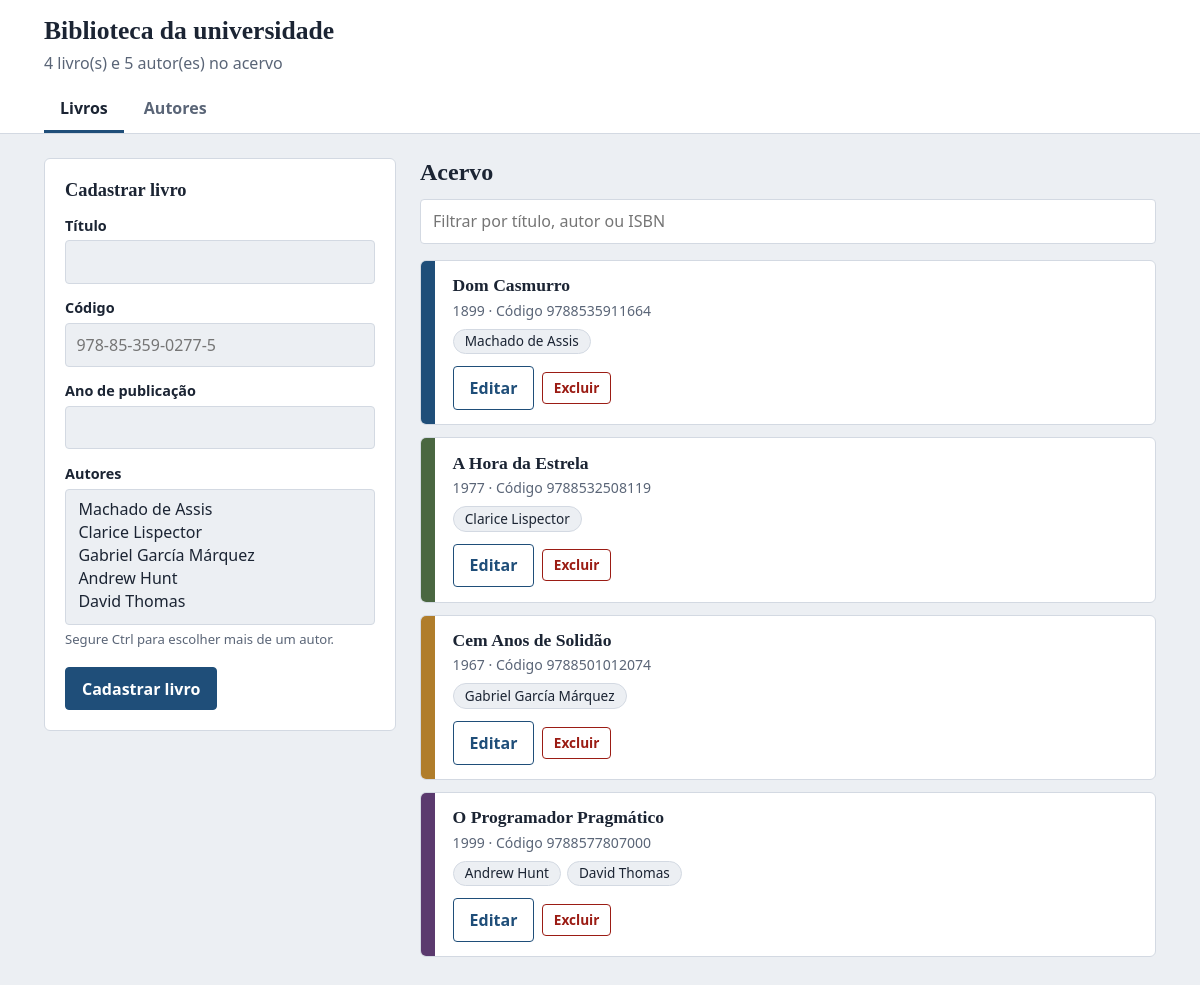
The page / on the database its author committed.
### tables this page shows
CREATE TABLE IF NOT EXISTS livros (
  id             INT UNSIGNED NOT NULL AUTO_INCREMENT,
  titulo         VARCHAR(200) NOT NULL,
  isbn           VARCHAR(13)  NOT NULL,
  ano_publicacao SMALLINT UNSIGNED NOT NULL,
  PRIMARY KEY (id),
  UNIQUE KEY uq_livros_isbn (isbn)
);

CREATE TABLE IF NOT EXISTS livros_autores (
  livro_id INT UNSIGNED NOT NULL,
  autor_id INT UNSIGNED NOT NULL,
  PRIMARY KEY (livro_id, autor_id),
  CONSTRAINT fk_la_livro FOREIGN KEY (livro_id) REFERENCES livros (id)
    ON DELETE CASCADE ON UPDATE CASCADE,
  CONSTRAINT fk_la_autor FOREIGN KEY (autor_id) REFERENCES autores (id)
    ON DELETE RESTRICT ON UPDATE CASCADE
);

CREATE TABLE IF NOT EXISTS autores (
  id            INT UNSIGNED NOT NULL AUTO_INCREMENT,
  nome          VARCHAR(120) NOT NULL,
  nacionalidade VARCHAR(60)  NULL,
  PRIMARY KEY (id)
);

### src/autoload.php (called while the page is built, shortened)
<?php
spl_autoload_register(static function (string $classe): void {
    $prefixo = 'BibliotecaORM\\';
    $arquivo = __DIR__ . '/' . str_replace('\\', '/', substr($classe, strlen($prefixo))) . '.php';
});

### src/Infrastructure/AutorRepository.php (called while the page is built, shortened)
<?php
final class AutorRepository extends AbstractRepository
{
    protected function tabela(): string { return 'autores'; }
    protected function colunas(): array { return ['nome', 'nacionalidade']; }
    public function hidratar(array $linha): Autor
    {
        return new Autor($linha['nome'], $linha['nacionalidade'], (int) $linha['id']);
    }
}

### src/Infrastructure/LivroRepository.php (called while the page is built, shortened)
<?php
final class LivroRepository extends AbstractRepository
{
    protected function tabela(): string { return 'livros'; }
    protected function colunas(): array { return ['titulo', 'isbn', 'ano_publicacao']; }
    public function hidratar(array $linha): Livro
    {
        return new Livro($linha['titulo'], $linha['isbn'], (int) $linha['ano_publicacao'], (int) $linha['id']);
    }
    public function listar(): array
    {
        $livros = parent::listar();
        $this->carregarAutores($livros);
        return $livros;
    }
    private function carregarAutores(array $livros): void
    {
        $porId = [];
        foreach ($livros as $livro) {
            $porId[$livro->getId()] = $livro;
        }
        $marcadores = implode(',', array_fill(0, count($porId), '?'));
        $st = $this->pdo->prepare(
            "SELECT la.livro_id, a.* FROM livros_autores la
               JOIN autores a ON a.id = la.autor_id
              WHERE la.livro_id IN ($marcadores)
              ORDER BY a.nome"
        );
        $st->execute(array_keys($porId));
        $mapa = [];
        foreach ($st->fetchAll() as $linha) {
            $autorId = (int) $linha['id'];
            $mapa[$autorId] ??= $this->autores->hidratar($linha);
        }
    }
}

### src/Infrastructure/AbstractRepository.php (called while the page is built, shortened)
<?php
abstract class AbstractRepository implements RepositoryInterface
{
    public function listar(): array
    {
        $st = $this->pdo->query(sprintf('SELECT * FROM `%s` ORDER BY id', $this->tabela()));
        return array_map(fn(array $l) => $this->hidratar($l), $st->fetchAll());
    }
}

### src/Domain/Livro.php (called while the page is built, shortened)
<?php
final class Livro implements Entidade, Stringable
{
    private ?int $id;
    private string $titulo;
    private string $isbn;
    private int $anoPublicacao;
    private array $autores = [];
    public function __construct(string $titulo, string $isbn, int $anoPublicacao, ?int $id = null)
    {
        $this->id = $id;
    }
    public function getId(): ?int { return $this->id; }
    public function getTitulo(): string { return $this->titulo; }
    public function getIsbn(): string { return $this->isbn; }
    public function getAnoPublicacao(): int { return $this->anoPublicacao; }
    public function setTitulo(string $titulo): void
    {
        $titulo = trim($titulo);
        $this->titulo = $titulo;
    }
    public function setIsbn(string $isbn): void
    {
        $limpo = strtoupper(str_replace(['-', ' '], '', trim($isbn)));
        $this->isbn = $limpo;
    }
    public function setAnoPublicacao(int $ano): void
    {
        $max = (int) date('Y') + 1;
        $this->anoPublicacao = $ano;
    }
    public function adicionarAutor(Autor $autor): void
    {
        $this->autores[] = $autor;
    }
    public function getAutores(): array
    {
        return $this->autores;
    }
}

### src/Domain/Autor.php (called while the page is built, shortened)
<?php
final class Autor implements Entidade, Stringable
{
    private ?int $id;
    private string $nome;
    public function __construct(string $nome, ?string $nacionalidade = null, ?int $id = null)
    {
        $this->id = $id;
    }
    public function getId(): ?int { return $this->id; }
    public function getNome(): string { return $this->nome; }
    public function setNome(string $nome): void
    {
        $nome = trim($nome);
        $this->nome = $nome;
    }
    public function setNacionalidade(?string $nacionalidade): void
    {
        $nacionalidade = $nacionalidade === null ? null : trim($nacionalidade);
    }
}

### public/index.php (the view, shortened to what this page needs)
<?php
require __DIR__ . '/../src/autoload.php';
function e(mixed $v): string { return htmlspecialchars((string) $v, ENT_QUOTES, 'UTF-8'); }
try {
    $pdo     = Database::conectar();
    $autores = new AutorRepository($pdo);
    $livros  = new LivroRepository($pdo, $autores);
} catch (PDOException $ex) {
    http_response_code(500);
    echo '<!doctype html><meta charset="utf-8"><body style="font-family:system-ui;max-width:40rem;margin:3rem auto;padding:0 1rem">'
       . '<h1>Sem conexão com o banco</h1><p>Confira o arquivo <code>.env</code> (copie de <code>.env.example</code>) '
       . 'e se o schema foi importado (<code>sql/schema.sql</code>).</p></body>';
    exit;
}
$pagina = in_array($_GET['p'] ?? '', ['livros', 'autores'], true) ? $_GET['p'] : 'livros';
$listaLivros  = $livros->listar();
$listaAutores = $autores->listar();
$editando     = isset($_GET['editar']) ? $livros->buscar((int) $_GET['editar']) : null;
$idsEditando  = $editando ? array_map(fn(Autor $a) => $a->getId(), $editando->getAutores()) : [];
$lombadas = ['#8c2f39', '#1f4e79', '#4a6741', '#b07d2b', '#5b3a6e', '#2b6f77'];
?>
<!doctype html>
<html lang="pt-BR">
<head>
</head>
<body>
<header>
  <div class="topo">
    <h1>Biblioteca da universidade</h1>
    <p><?= count($listaLivros) ?> livro(s) e <?= count($listaAutores) ?> autor(es) no acervo</p>
    <nav aria-label="Seções">
      <a href="?p=livros" <?= $pagina === 'livros' ? 'aria-current="page"' : '' ?>>Livros</a>
      <a href="?p=autores" <?= $pagina === 'autores' ? 'aria-current="page"' : '' ?>>Autores</a>
    </nav>
  </div>
</header>
<main>
<?php if ($pagina === 'livros'): ?>
  <div class="grade">
    <section class="painel" aria-labelledby="form-livro">
      <h2 id="form-livro"><?= $editando ? 'Editar livro' : 'Cadastrar livro' ?></h2>
      <form method="post">
        <label for="titulo">Título</label>
        <input type="text" id="titulo" name="titulo" required maxlength="200" value="<?= e($editando?->getTitulo()) ?>">
        <label for="isbn">Código</label>
        <input type="text" id="isbn" name="isbn" required placeholder="978-85-359-0277-5" value="<?= e($editando?->getIsbn()) ?>">
        <label for="ano">Ano de publicação</label>
        <input type="number" id="ano" name="ano" required min="1000" max="<?= (int) date('Y') + 1 ?>" value="<?= e($editando?->getAnoPublicacao()) ?>">
        <label for="autores">Autores</label>
        <?php if ($listaAutores): ?>
          <select id="autores" name="autores[]" multiple>
            <?php foreach ($listaAutores as $a): ?>
              <option value="<?= e($a->getId()) ?>" <?= in_array($a->getId(), $idsEditando, true) ? 'selected' : '' ?>><?= e($a->getNome()) ?></option>
            <?php endforeach; ?>
          </select>
          <p class="dica">Segure Ctrl para escolher mais de um autor.</p>
        <?php else: ?>
          <p class="dica">Nenhum autor ainda. <a href="?p=autores">Cadastre um autor</a> primeiro.</p>
        <?php endif; ?>
        <div class="acoes">
          <button type="submit"><?= $editando ? 'Salvar alterações' : 'Cadastrar livro' ?></button>
        </div>
      </form>
    </section>
    <section aria-labelledby="lista-livros">
      <h2 id="lista-livros">Acervo</h2>
      <input class="busca" type="text" id="filtro" placeholder="Filtrar por título, autor ou ISBN" aria-label="Filtrar livros"
             style="width:100%;padding:.6rem .75rem;border:1px solid var(--linha);border-radius:4px;background:var(--cartao);color:inherit;font:inherit">
      <?php foreach ($listaLivros as $l): ?>
        <article class="livro" data-busca="<?= e(mb_strtolower($l->getTitulo() . ' ' . $l->getIsbn() . ' ' . implode(' ', array_map(fn(Autor $a) => $a->getNome(), $l->getAutores())))) ?>">
          <div class="lombada" style="background:<?= e($lombadas[$l->getId() % count($lombadas)]) ?>"></div>
          <div class="livro-corpo">
            <h3><?= e($l->getTitulo()) ?></h3>
            <div class="meta"><?= e($l->getAnoPublicacao()) ?> · Código <?= e($l->getIsbn()) ?></div>
            <?php if ($l->getAutores()): ?>
              <ul class="autores">
                <?php foreach ($l->getAutores() as $a): ?><li><?= e($a->getNome()) ?></li><?php endforeach; ?>
              </ul>
            <?php else: ?>
              <div class="meta">Sem autores vinculados.</div>
            <?php endif; ?>
            <div class="livro-acoes">
              <a class="botao secundario" href="?p=livros&editar=<?= e($l->getId()) ?>">Editar</a>
              <form method="post" onsubmit="return confirm('Excluir este livro? Os vínculos com autores também serão removidos.')">
                <button type="submit" class="perigo">Excluir</button>
              </form>
            </div>
          </div>
        </article>
      <?php endforeach; ?>
    </section>
  </div>
<?php endif; ?>
</main>
</body>
</html>

### public/index.php (style rules this page uses)
:root { --tinta: #1b2433; --suave: #5a6577; --fundo: #eceff3; --cartao: #ffffff; --linha: #d3d9e2; --acento: #1f4e79; --acento-escuro: #163a5b; --ok-bg: #e3f1e6; --ok: #1d5a2b; --erro-bg: #fbe6e4; --erro: #9b1c14; }
* { box-sizing: border-box; }
body { margin: 0; background: var(--fundo); color: var(--tinta); font: 16px/1.5 system-ui, -apple-system, "Segoe UI", sans-serif; }
h1, h2, h3 { font-family: Georgia, "Times New Roman", serif; font-weight: 700; line-height: 1.2; margin: 0 0 .75rem; }
header { background: var(--cartao); border-bottom: 1px solid var(--linha); }
.topo { max-width: 72rem; margin: 0 auto; padding: 1rem 1.25rem 0; }
.topo h1 { font-size: 1.6rem; margin-bottom: .25rem; }
.topo p { margin: 0 0 .75rem; color: var(--suave); }
nav { display: flex; gap: .25rem; }
nav a { padding: .6rem 1rem; text-decoration: none; color: var(--suave); border-bottom: 3px solid transparent; font-weight: 600; }
nav a[aria-current="page"] { color: var(--tinta); border-color: var(--acento); }
main { max-width: 72rem; margin: 0 auto; padding: 1.5rem 1.25rem 3rem; }
.grade { display: grid; grid-template-columns: minmax(18rem, 22rem) 1fr; gap: 1.5rem; align-items: start; }
.painel { background: var(--cartao); border: 1px solid var(--linha); border-radius: 6px; padding: 1.25rem; }
.painel h2 { font-size: 1.15rem; }
label { display: block; font-weight: 600; font-size: .9rem; margin: .85rem 0 .25rem; }
input[type=text], input[type=number], select { width: 100%; padding: .55rem .65rem; font: inherit; color: inherit; background: var(--fundo); border: 1px solid var(--linha); border-radius: 4px; }
select[multiple] { min-height: 8.5rem; }
.dica { font-size: .82rem; color: var(--suave); margin: .25rem 0 0; }
button, .botao { font: inherit; font-weight: 600; padding: .55rem 1rem; border-radius: 4px; border: 1px solid var(--acento); background: var(--acento); color: #fff; cursor: pointer; text-decoration: none; display: inline-block; }
.secundario { background: transparent; color: var(--acento); }
.perigo { background: transparent; color: var(--erro); border-color: var(--erro); padding: .3rem .65rem; font-size: .85rem; }
.acoes { display: flex; gap: .5rem; margin-top: 1.1rem; flex-wrap: wrap; }
.busca { margin-bottom: 1rem; }
.livro { display: flex; background: var(--cartao); border: 1px solid var(--linha); border-radius: 6px; margin-bottom: .75rem; overflow: hidden; }
.lombada { width: 14px; flex: none; }
.livro-corpo { padding: .9rem 1.1rem; flex: 1; min-width: 0; }
.livro h3 { font-size: 1.1rem; margin-bottom: .2rem; }
.meta { color: var(--suave); font-size: .88rem; }
.autores { margin: .5rem 0 0; padding: 0; list-style: none; display: flex; flex-wrap: wrap; gap: .35rem; }
.autores li { background: var(--fundo); border: 1px solid var(--linha); border-radius: 999px; padding: .1rem .7rem; font-size: .85rem; }
.livro-acoes { display: flex; gap: .5rem; align-items: center; margin-top: .75rem; }
.livro-acoes form { margin: 0; }
@media (prefers-reduced-motion: no-preference) { button, .botao, nav a { transition: background-color .15s, color .15s; } }

### rows shown on the page
livros: titulo "Dom Casmurro", ano_publicacao "1899", isbn "9788535911664"
livros_autores: autor.nome "Machado de Assis"
livros: titulo "A Hora da Estrela", ano_publicacao "1977", isbn "9788532508119"
livros_autores: autor.nome "Clarice Lispector"
livros: titulo "Cem Anos de Solidão", ano_publicacao "1967", isbn "9788501012074"
livros_autores: autor.nome "Gabriel García Márquez"
livros: titulo "O Programador Pragmático", ano_publicacao "1999", isbn "9788577807000"
livros_autores: autor.nome "Andrew Hunt"
livros_autores: autor.nome "David Thomas"

### other values the page prints
count($listaLivros) "4"
count($listaAutores) "5"
